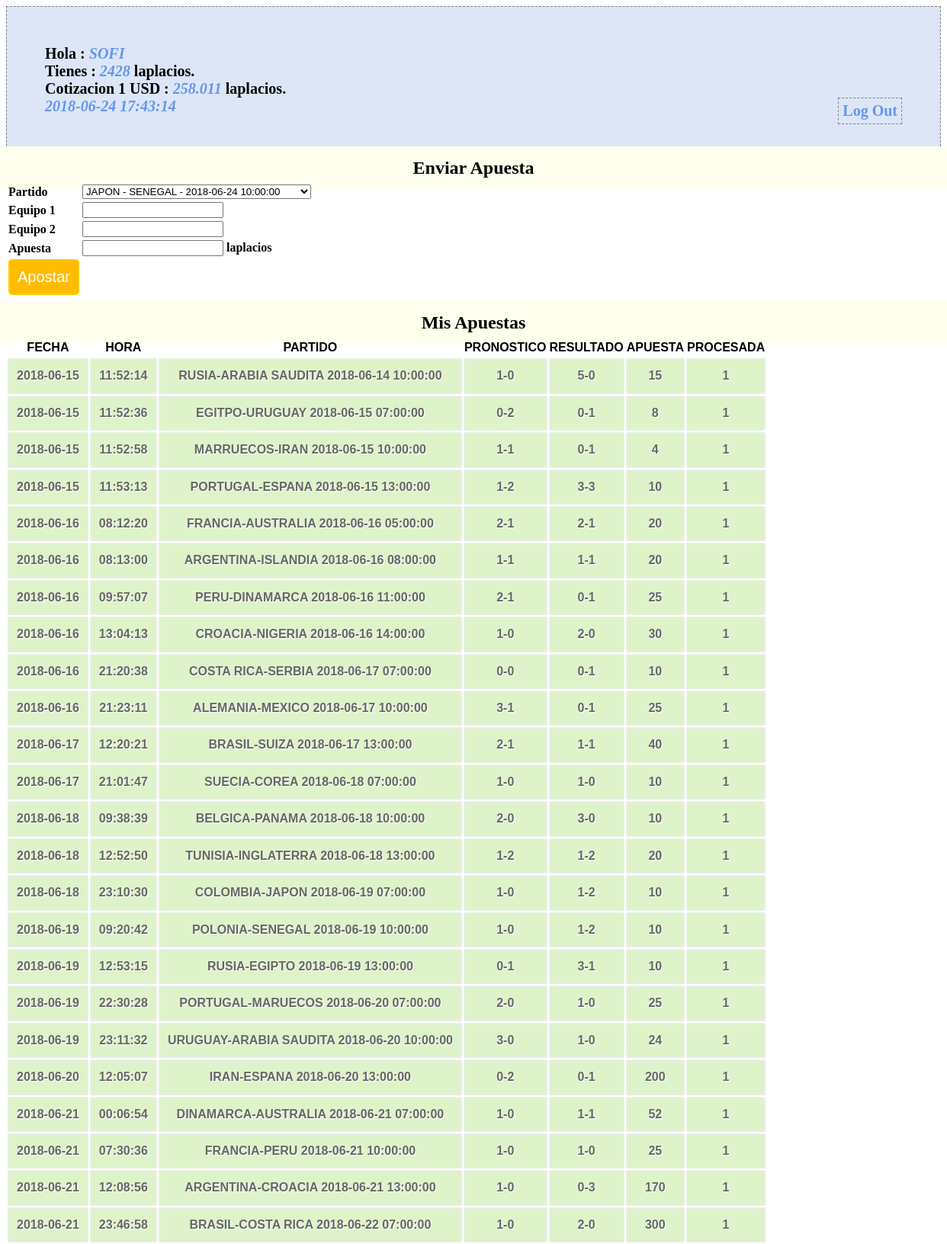
The page /profile.php (signed in, upper part) on the database its author committed.
### tables this page shows
CREATE TABLE `participantes` (
  `id_participante` bigint(20) unsigned NOT NULL AUTO_INCREMENT COMMENT 'id participante',
  `nombre` varchar(60) NOT NULL COMMENT 'nombre participante',
  `saldo` int(11) NOT NULL COMMENT 'valor del saldo',
  `passwd` varchar(10) NOT NULL,
  PRIMARY KEY (`id_participante`),
  UNIQUE KEY `id_participante` (`id_participante`)
);

CREATE TABLE `banco_central_laplacio` (
  `total_laplacios` int(11) NOT NULL,
  `total_dolares` int(11) NOT NULL,
  `reserva` int(11) NOT NULL,
  `impresos` int(11) NOT NULL,
  `cotizacion` float NOT NULL
);

CREATE TABLE `apuestas` (
  `id_apuesta` bigint(20) unsigned NOT NULL AUTO_INCREMENT,
  `id_participante` bigint(20) NOT NULL,
  `id_partido` bigint(20) NOT NULL,
  `apuesta_equipo_1` int(11) NOT NULL,
  `apuesta_equipo_2` int(11) NOT NULL,
  `apuesta_valor` int(11) NOT NULL,
  `apuesta_fecha` date NOT NULL,
  `apuesta_hora` time NOT NULL,
  `procesada` tinyint(1) DEFAULT NULL,
  PRIMARY KEY (`id_apuesta`),
  UNIQUE KEY `id_apuesta` (`id_apuesta`)
);

CREATE TABLE `partidos` (
  `id_partido` bigint(20) unsigned NOT NULL AUTO_INCREMENT,
  `equipo_1` varchar(50) NOT NULL,
  `equipo_2` varchar(50) NOT NULL,
  `fecha` date NOT NULL,
  `hora` time NOT NULL,
  `resultado_equipo_1` int(11) DEFAULT NULL,
  `resultado_equipo_2` int(11) DEFAULT NULL,
  `revisado` tinyint(1) DEFAULT NULL,
  PRIMARY KEY (`id_partido`),
  UNIQUE KEY `id_partido` (`id_partido`)
);

### conn.php (called while the page is built, shortened)
<?php
$connection = mysql_connect("localhost", "laplacios2018", "");
$user_check=$_SESSION['login_user'];
$ses_sql=mysql_query("select id_participante,nombre,saldo from participantes where nombre='$user_check'", $connection);
$row = mysql_fetch_assoc($ses_sql);
$login_session =$row['nombre'];
$login_id = $row['id_participante'];
$login_saldo = $row['saldo'];
?>

### session.php (called while the page is built, shortened)
<?php
require_once('conn.php');
$current_date = date('Y-m-d');
$current_time = date('H:i:s');
$games_query=mysql_query("SELECT DISTINCT id_partido,equipo_1,equipo_2,fecha,hora FROM partidos WHERE fecha >= '$current_date' AND revisado='0'",$connection);
$bets_query=mysql_query("select * from apuestas where id_participante='$login_id'");
$total_banco_prev_query = mysql_query("SELECT * FROM banco_central_laplacio WHERE 1");
$total_banco_prev_row = mysql_fetch_array($total_banco_prev_query);
?>

### profile.php (the view, shortened to what this page needs)
<?php
include('session.php');
?>
<!DOCTYPE html>
<html>
<head>
<link href="style.css" rel="stylesheet" type="text/css">
</head>
<body>
<div id="profile">
<b id="welcome">Hola : <i><?php echo $login_session;?></i></b><br/>
<b>Tienes : <i><?php echo $login_saldo;?></i> laplacios.</b><br/>
<b>Cotizacion 1 USD : <i><?php echo $total_banco_prev_row[4];?></i> laplacios.</b><br/>
<b><i><?php echo $current_date.' '.$current_time; ?></i>
<b id="logout"><a href="logout.php">Log Out</a></b>
</div>
<div>
  <h2>Enviar Apuesta</h2>
  <form id="form" name="form" method="post" action="">
  <table>
    <tr>
      <td>Partido</td>
      <td>
        <select name="id_partido">
          <?php
          while($game = mysql_fetch_array($games_query)) {
            $partido_name = $game[1] . " - " . $game[2] . " - " . $game[3] . " " . $game[4];
            echo '<option value="'.$game[0].'">'.$partido_name.'</option>';
          }
          echo "</select>";
          ?>
      </td>
    </tr>
    <tr>
      <td>Equipo 1</td>
      <td><input id="number" min="0" step="1" type="number" name="apuesta_equipo_1" /></td>
    </tr>
    <tr>
      <td>Equipo 2</td>
      <td><input id="number" min="0" step="1" type="number" name="apuesta_equipo_2" /></td>
    </tr>
    <tr>
      <td>Apuesta</td>
      <td><input id="number" min="0" step="1" type="number" name="apuesta_valor" /> laplacios</td>
    </tr>
    <tr>
      <td><input type="submit" name="submit" id="submit" value="Apostar" /></td>
    </tr>
  </table>
  </form>
</div>
<div class="">
  <h2>Mis Apuestas</h2>
  <table class="table1">
    <thead>
      <tr>
        <th>FECHA</th>
        <th>HORA</th>
        <th>PARTIDO</th>
        <th>PRONOSTICO</th>
        <th>RESULTADO</th>
        <th>APUESTA</th>
        <th>PROCESADA</th>
      </tr>
    </thead>
    <tbody>
    <?php
      while($bet = mysql_fetch_array($bets_query)){
        $g_query = mysql_query("select * from partidos where id_partido='$bet[2]'");
        $g_row = mysql_fetch_array($g_query);
        $match = $g_row[1].'-'.$g_row[2].' '.$g_row[3].' '.$g_row[4];
        $pron = $bet[3].'-'.$bet[4];
        $resultado = $g_row[5].'-'.$g_row[6];
        echo '<tr><td>'.$bet[6].'</td>'.'<td>'.$bet[7].'</td>'.'<td>'.$match.'</td>'.'<td>'.$pron.'</td><td>'.$resultado.'</td><td>'.$bet[5].'</td><td>'.$bet[8].'</td></tr>';
      }
    ?>
    </tbody>
  </table>
</div>
</body>

### style.css (style rules this page uses)
h2 { background-color:#FEFFED; text-align:center; border-radius:10px 10px 0 0; margin:-10px -40px; padding:15px }
input[type=submit] { width:100%; background-color:#FFBC00; color:#fff; border:2px solid #FFCB00; padding:10px; font-size:20px; cursor:pointer; border-radius:5px; margin-bottom:15px }
#profile { padding:50px; border:1px dashed grey; font-size:20px; background-color:#DCE6F7 }
#logout { float:right; padding:5px; border:dashed 1px gray }
a { text-decoration:none; color:#6495ed }
i { color:#6495ed }
table.table1 { font-family: "Trebuchet MS", sans-serif; font-size: 16px; font-weight: bold; line-height: 1.4em; font-style: normal; border-collapse:separate; }
.table1 tbody td { padding:10px; text-align:center; background-color:#DEF3CA; border: 2px solid #E7EFE0; -moz-border-radius:2px; -webkit-border-radius:2px; border-radius:2px; color:#666; text-shadow:1px 1px 1px #fff; }

### rows shown on the page
participantes: nombre "SOFI", saldo "2428"
banco_central_laplacio: cotizacion "258.011"
apuestas: apuesta_fecha "2018-06-15", apuesta_hora "11:52:14", id_partido.hora "RUSIA-ARABIA SAUDITA 2018-06-14 10:00:00", pron "1-0", id_partido.resultado_equipo_2 "5-0", apuesta_valor "15", procesada "1"
apuestas: apuesta_fecha "2018-06-15", apuesta_hora "11:52:36", id_partido.hora "EGITPO-URUGUAY 2018-06-15 07:00:00", pron "0-2", id_partido.resultado_equipo_2 "0-1", apuesta_valor "8", procesada "1"
apuestas: apuesta_fecha "2018-06-15", apuesta_hora "11:52:58", id_partido.hora "MARRUECOS-IRAN 2018-06-15 10:00:00", pron "1-1", id_partido.resultado_equipo_2 "0-1", apuesta_valor "4", procesada "1"
apuestas: apuesta_fecha "2018-06-15", apuesta_hora "11:53:13", id_partido.hora "PORTUGAL-ESPANA 2018-06-15 13:00:00", pron "1-2", id_partido.resultado_equipo_2 "3-3", apuesta_valor "10", procesada "1"
apuestas: apuesta_fecha "2018-06-16", apuesta_hora "08:12:20", id_partido.hora "FRANCIA-AUSTRALIA 2018-06-16 05:00:00", pron "2-1", id_partido.resultado_equipo_2 "2-1", apuesta_valor "20", procesada "1"
apuestas: apuesta_fecha "2018-06-16", apuesta_hora "08:13:00", id_partido.hora "ARGENTINA-ISLANDIA 2018-06-16 08:00:00", pron "1-1", id_partido.resultado_equipo_2 "1-1", apuesta_valor "20", procesada "1"
apuestas: apuesta_fecha "2018-06-16", apuesta_hora "09:57:07", id_partido.hora "PERU-DINAMARCA 2018-06-16 11:00:00", pron "2-1", id_partido.resultado_equipo_2 "0-1", apuesta_valor "25", procesada "1"
apuestas: apuesta_fecha "2018-06-16", apuesta_hora "13:04:13", id_partido.hora "CROACIA-NIGERIA 2018-06-16 14:00:00", pron "1-0", id_partido.resultado_equipo_2 "2-0", apuesta_valor "30", procesada "1"
apuestas: apuesta_fecha "2018-06-16", apuesta_hora "21:20:38", id_partido.hora "COSTA RICA-SERBIA 2018-06-17 07:00:00", pron "0-0", id_partido.resultado_equipo_2 "0-1", apuesta_valor "10", procesada "1"
apuestas: apuesta_fecha "2018-06-16", apuesta_hora "21:23:11", id_partido.hora "ALEMANIA-MEXICO 2018-06-17 10:00:00", pron "3-1", id_partido.resultado_equipo_2 "0-1", apuesta_valor "25", procesada "1"
apuestas: apuesta_fecha "2018-06-17", apuesta_hora "12:20:21", id_partido.hora "BRASIL-SUIZA 2018-06-17 13:00:00", pron "2-1", id_partido.resultado_equipo_2 "1-1", apuesta_valor "40", procesada "1"
apuestas: apuesta_fecha "2018-06-17", apuesta_hora "21:01:47", id_partido.hora "SUECIA-COREA 2018-06-18 07:00:00", pron "1-0", id_partido.resultado_equipo_2 "1-0", apuesta_valor "10", procesada "1"
apuestas: apuesta_fecha "2018-06-18", apuesta_hora "09:38:39", id_partido.hora "BELGICA-PANAMA 2018-06-18 10:00:00", pron "2-0", id_partido.resultado_equipo_2 "3-0", apuesta_valor "10", procesada "1"
apuestas: apuesta_fecha "2018-06-18", apuesta_hora "12:52:50", id_partido.hora "TUNISIA-INGLATERRA 2018-06-18 13:00:00", pron "1-2", id_partido.resultado_equipo_2 "1-2", apuesta_valor "20", procesada "1"
apuestas: apuesta_fecha "2018-06-18", apuesta_hora "23:10:30", id_partido.hora "COLOMBIA-JAPON 2018-06-19 07:00:00", pron "1-0", id_partido.resultado_equipo_2 "1-2", apuesta_valor "10", procesada "1"
apuestas: apuesta_fecha "2018-06-19", apuesta_hora "09:20:42", id_partido.hora "POLONIA-SENEGAL 2018-06-19 10:00:00", pron "1-0", id_partido.resultado_equipo_2 "1-2", apuesta_valor "10", procesada "1"
apuestas: apuesta_fecha "2018-06-19", apuesta_hora "12:53:15", id_partido.hora "RUSIA-EGIPTO 2018-06-19 13:00:00", pron "0-1", id_partido.resultado_equipo_2 "3-1", apuesta_valor "10", procesada "1"
apuestas: apuesta_fecha "2018-06-19", apuesta_hora "22:30:28", id_partido.hora "PORTUGAL-MARUECOS 2018-06-20 07:00:00", pron "2-0", id_partido.resultado_equipo_2 "1-0", apuesta_valor "25", procesada "1"
apuestas: apuesta_fecha "2018-06-19", apuesta_hora "23:11:32", id_partido.hora "URUGUAY-ARABIA SAUDITA 2018-06-20 10:00:00", pron "3-0", id_partido.resultado_equipo_2 "1-0", apuesta_valor "24", procesada "1"
apuestas: apuesta_fecha "2018-06-20", apuesta_hora "12:05:07", id_partido.hora "IRAN-ESPANA 2018-06-20 13:00:00", pron "0-2", id_partido.resultado_equipo_2 "0-1", apuesta_valor "200", procesada "1"
apuestas: apuesta_fecha "2018-06-21", apuesta_hora "00:06:54", id_partido.hora "DINAMARCA-AUSTRALIA 2018-06-21 07:00:00", pron "1-0", id_partido.resultado_equipo_2 "1-1", apuesta_valor "52", procesada "1"
apuestas: apuesta_fecha "2018-06-21", apuesta_hora "07:30:36", id_partido.hora "FRANCIA-PERU 2018-06-21 10:00:00", pron "1-0", id_partido.resultado_equipo_2 "1-0", apuesta_valor "25", procesada "1"
apuestas: apuesta_fecha "2018-06-21", apuesta_hora "12:08:56", id_partido.hora "ARGENTINA-CROACIA 2018-06-21 13:00:00", pron "1-0", id_partido.resultado_equipo_2 "0-3", apuesta_valor "170", procesada "1"
apuestas: apuesta_fecha "2018-06-21", apuesta_hora "23:46:58", id_partido.hora "BRASIL-COSTA RICA 2018-06-22 07:00:00", pron "1-0", id_partido.resultado_equipo_2 "2-0", apuesta_valor "300", procesada "1"

### other values the page prints
$current_date "2018-06-24"
$current_time "17:43:14"
form field id_partido "JAPON - SENEGAL - 2018-06-24 10:00:00"
